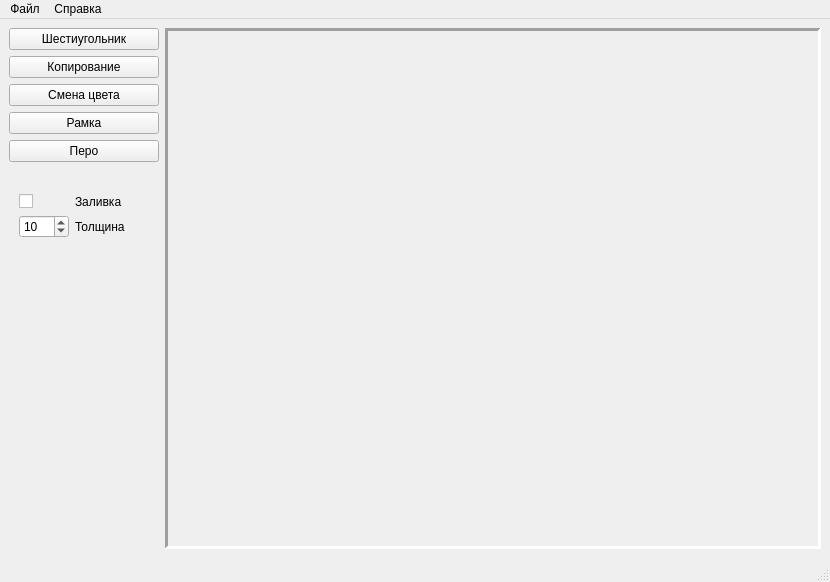
<?xml version="1.0" encoding="UTF-8"?>
<ui version="4.0">
 <class>MainWindow</class>
 <widget class="QMainWindow" name="MainWindow">
  <property name="geometry">
   <rect>
    <x>0</x>
    <y>0</y>
    <width>830</width>
    <height>582</height>
   </rect>
  </property>
  <property name="windowTitle">
   <string>Painter</string>
  </property>
  <widget class="QWidget" name="centralWidget">
   <property name="enabled">
    <bool>true</bool>
   </property>
   <property name="sizePolicy">
    <sizepolicy hsizetype="Fixed" vsizetype="Fixed">
     <horstretch>0</horstretch>
     <verstretch>0</verstretch>
    </sizepolicy>
   </property>
   <layout class="QHBoxLayout" name="horizontalLayout" stretch="0,1">
    <property name="sizeConstraint">
     <enum>QLayout::SetDefaultConstraint</enum>
    </property>
    <property name="leftMargin">
     <number>9</number>
    </property>
    <property name="topMargin">
     <number>9</number>
    </property>
    <property name="rightMargin">
     <number>9</number>
    </property>
    <item>
     <layout class="QVBoxLayout" name="processing_layout" stretch="0,0,1">
      <property name="sizeConstraint">
       <enum>QLayout::SetFixedSize</enum>
      </property>
      <property name="rightMargin">
       <number>0</number>
      </property>
      <item>
       <layout class="QVBoxLayout" name="functions_layout">
        <property name="sizeConstraint">
         <enum>QLayout::SetFixedSize</enum>
        </property>
        <item>
         <widget class="QPushButton" name="Hexagon">
          <property name="sizePolicy">
           <sizepolicy hsizetype="Fixed" vsizetype="Fixed">
            <horstretch>0</horstretch>
            <verstretch>0</verstretch>
           </sizepolicy>
          </property>
          <property name="minimumSize">
           <size>
            <width>150</width>
            <height>0</height>
           </size>
          </property>
          <property name="sizeIncrement">
           <size>
            <width>0</width>
            <height>0</height>
           </size>
          </property>
          <property name="baseSize">
           <size>
            <width>0</width>
            <height>0</height>
           </size>
          </property>
          <property name="text">
           <string>Шестиугольник</string>
          </property>
          <property name="iconSize">
           <size>
            <width>16</width>
            <height>16</height>
           </size>
          </property>
          <property name="default">
           <bool>false</bool>
          </property>
          <property name="flat">
           <bool>false</bool>
          </property>
         </widget>
        </item>
        <item>
         <widget class="QPushButton" name="Copy">
          <property name="sizePolicy">
           <sizepolicy hsizetype="Fixed" vsizetype="Fixed">
            <horstretch>0</horstretch>
            <verstretch>0</verstretch>
           </sizepolicy>
          </property>
          <property name="minimumSize">
           <size>
            <width>150</width>
            <height>0</height>
           </size>
          </property>
          <property name="text">
           <string>Копирование</string>
          </property>
         </widget>
        </item>
        <item>
         <widget class="QPushButton" name="Recolor">
          <property name="sizePolicy">
           <sizepolicy hsizetype="Fixed" vsizetype="Fixed">
            <horstretch>0</horstretch>
            <verstretch>0</verstretch>
           </sizepolicy>
          </property>
          <property name="minimumSize">
           <size>
            <width>150</width>
            <height>0</height>
           </size>
          </property>
          <property name="text">
           <string>Смена цвета</string>
          </property>
         </widget>
        </item>
        <item>
         <widget class="QPushButton" name="Frame">
          <property name="sizePolicy">
           <sizepolicy hsizetype="Fixed" vsizetype="Fixed">
            <horstretch>0</horstretch>
            <verstretch>0</verstretch>
           </sizepolicy>
          </property>
          <property name="minimumSize">
           <size>
            <width>150</width>
            <height>0</height>
           </size>
          </property>
          <property name="text">
           <string>Рамка</string>
          </property>
         </widget>
        </item>
        <item>
         <widget class="QPushButton" name="Pen">
          <property name="sizePolicy">
           <sizepolicy hsizetype="Fixed" vsizetype="Fixed">
            <horstretch>0</horstretch>
            <verstretch>0</verstretch>
           </sizepolicy>
          </property>
          <property name="minimumSize">
           <size>
            <width>150</width>
            <height>0</height>
           </size>
          </property>
          <property name="text">
           <string>Перо</string>
          </property>
         </widget>
        </item>
       </layout>
      </item>
      <item>
       <layout class="QFormLayout" name="parameters_layout">
        <property name="sizeConstraint">
         <enum>QLayout::SetDefaultConstraint</enum>
        </property>
        <property name="leftMargin">
         <number>10</number>
        </property>
        <item row="0" column="0">
         <layout class="QHBoxLayout" name="palette_layout">
          <item>
           <widget class="QPushButton" name="foreground">
            <property name="sizePolicy">
             <sizepolicy hsizetype="Minimum" vsizetype="Fixed">
              <horstretch>20</horstretch>
              <verstretch>20</verstretch>
             </sizepolicy>
            </property>
            <property name="minimumSize">
             <size>
              <width>20</width>
              <height>20</height>
             </size>
            </property>
            <property name="maximumSize">
             <size>
              <width>20</width>
              <height>20</height>
             </size>
            </property>
            <property name="focusPolicy">
             <enum>Qt::NoFocus</enum>
            </property>
            <property name="contextMenuPolicy">
             <enum>Qt::DefaultContextMenu</enum>
            </property>
            <property name="toolTip">
             <string>&lt;html&gt;&lt;head/&gt;&lt;body&gt;&lt;p&gt;Основной цвет&lt;/p&gt;&lt;/body&gt;&lt;/html&gt;</string>
            </property>
            <property name="autoFillBackground">
             <bool>true</bool>
            </property>
            <property name="text">
             <string/>
            </property>
            <property name="default">
             <bool>false</bool>
            </property>
            <property name="flat">
             <bool>true</bool>
            </property>
           </widget>
          </item>
          <item>
           <widget class="QPushButton" name="background">
            <property name="sizePolicy">
             <sizepolicy hsizetype="Minimum" vsizetype="Fixed">
              <horstretch>20</horstretch>
              <verstretch>20</verstretch>
             </sizepolicy>
            </property>
            <property name="minimumSize">
             <size>
              <width>20</width>
              <height>20</height>
             </size>
            </property>
            <property name="maximumSize">
             <size>
              <width>20</width>
              <height>20</height>
             </size>
            </property>
            <property name="focusPolicy">
             <enum>Qt::NoFocus</enum>
            </property>
            <property name="contextMenuPolicy">
             <enum>Qt::DefaultContextMenu</enum>
            </property>
            <property name="toolTip">
             <string>&lt;html&gt;&lt;head/&gt;&lt;body&gt;&lt;p&gt;Дополнительный цвет&lt;/p&gt;&lt;/body&gt;&lt;/html&gt;</string>
            </property>
            <property name="autoFillBackground">
             <bool>true</bool>
            </property>
            <property name="text">
             <string/>
            </property>
            <property name="default">
             <bool>false</bool>
            </property>
            <property name="flat">
             <bool>true</bool>
            </property>
           </widget>
          </item>
         </layout>
        </item>
        <item row="1" column="0">
         <widget class="QCheckBox" name="Fill">
          <property name="text">
           <string/>
          </property>
         </widget>
        </item>
        <item row="1" column="1">
         <widget class="QLabel" name="Fill_Label">
          <property name="text">
           <string>Заливка</string>
          </property>
         </widget>
        </item>
        <item row="2" column="0">
         <widget class="QSpinBox" name="Width">
          <property name="minimumSize">
           <size>
            <width>50</width>
            <height>0</height>
           </size>
          </property>
          <property name="minimum">
           <number>1</number>
          </property>
          <property name="maximum">
           <number>50</number>
          </property>
          <property name="value">
           <number>10</number>
          </property>
         </widget>
        </item>
        <item row="2" column="1">
         <widget class="QLabel" name="Width_Label">
          <property name="text">
           <string>Толщина</string>
          </property>
         </widget>
        </item>
       </layout>
      </item>
      <item>
       <spacer name="verticalSpacer">
        <property name="orientation">
         <enum>Qt::Vertical</enum>
        </property>
        <property name="sizeHint" stdset="0">
         <size>
          <width>20</width>
          <height>40</height>
         </size>
        </property>
       </spacer>
      </item>
     </layout>
    </item>
    <item>
     <widget class="QFrame" name="Pic">
      <property name="cursor">
       <cursorShape>CrossCursor</cursorShape>
      </property>
      <property name="mouseTracking">
       <bool>false</bool>
      </property>
      <property name="autoFillBackground">
       <bool>true</bool>
      </property>
      <property name="frameShape">
       <enum>QFrame::Panel</enum>
      </property>
      <property name="frameShadow">
       <enum>QFrame::Sunken</enum>
      </property>
      <property name="lineWidth">
       <number>3</number>
      </property>
      <property name="midLineWidth">
       <number>0</number>
      </property>
      <layout class="QGridLayout" name="Field"/>
     </widget>
    </item>
   </layout>
  </widget>
  <widget class="QMenuBar" name="menuBar">
   <property name="geometry">
    <rect>
     <x>0</x>
     <y>0</y>
     <width>830</width>
     <height>22</height>
    </rect>
   </property>
   <widget class="QMenu" name="File">
    <property name="title">
     <string>Файл</string>
    </property>
    <addaction name="new_file"/>
    <addaction name="open_file"/>
    <addaction name="save_file"/>
    <addaction name="separator"/>
    <addaction name="quit"/>
   </widget>
   <widget class="QMenu" name="Reference">
    <property name="title">
     <string>Справка</string>
    </property>
    <addaction name="about"/>
    <addaction name="about_image"/>
   </widget>
   <addaction name="File"/>
   <addaction name="Reference"/>
  </widget>
  <widget class="QStatusBar" name="statusBar"/>
  <action name="new_file">
   <property name="text">
    <string>Новый</string>
   </property>
   <property name="shortcut">
    <string>Ctrl+Shift+N</string>
   </property>
  </action>
  <action name="open_file">
   <property name="text">
    <string>Открыть</string>
   </property>
   <property name="shortcut">
    <string>Ctrl+Shift+O</string>
   </property>
  </action>
  <action name="save_file">
   <property name="text">
    <string>Сохранить</string>
   </property>
   <property name="shortcut">
    <string>Ctrl+Shift+S</string>
   </property>
  </action>
  <action name="quit">
   <property name="text">
    <string>Выход</string>
   </property>
  </action>
  <action name="about">
   <property name="text">
    <string>О программе</string>
   </property>
  </action>
  <action name="about_image">
   <property name="text">
    <string>Об изображении</string>
   </property>
  </action>
 </widget>
 <layoutdefault spacing="6" margin="11"/>
 <resources/>
 <connections/>
</ui>
